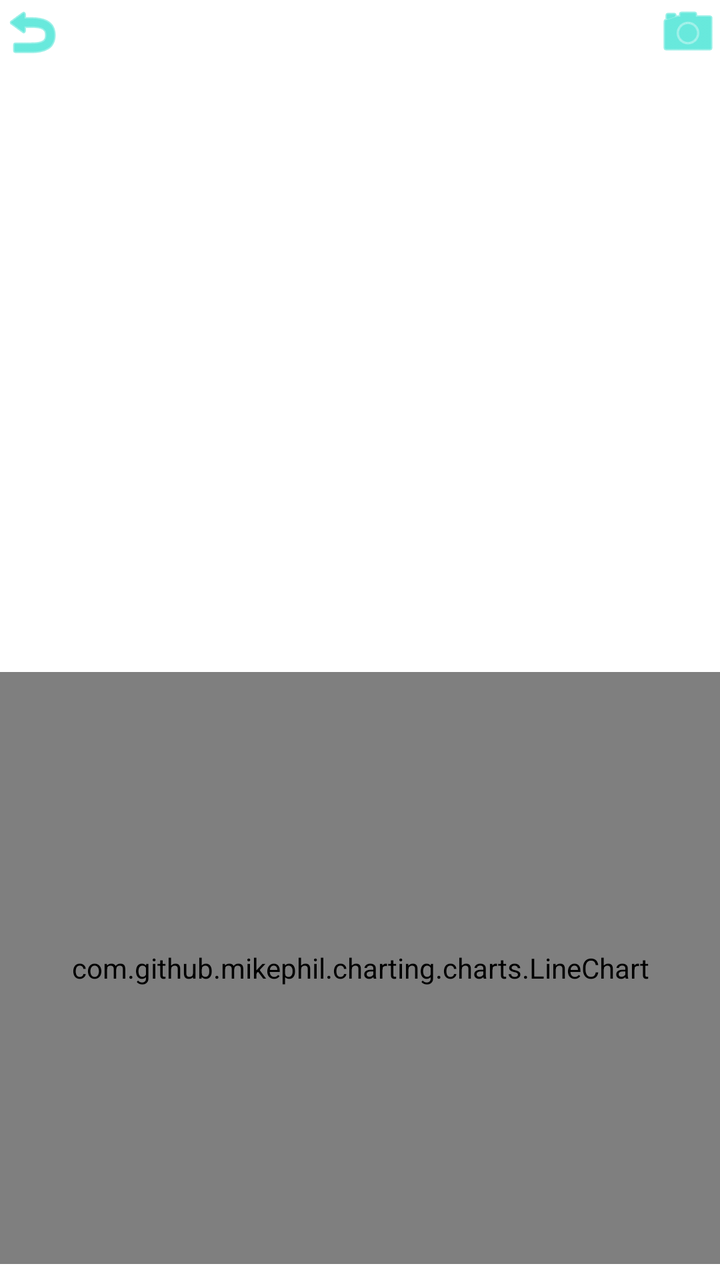
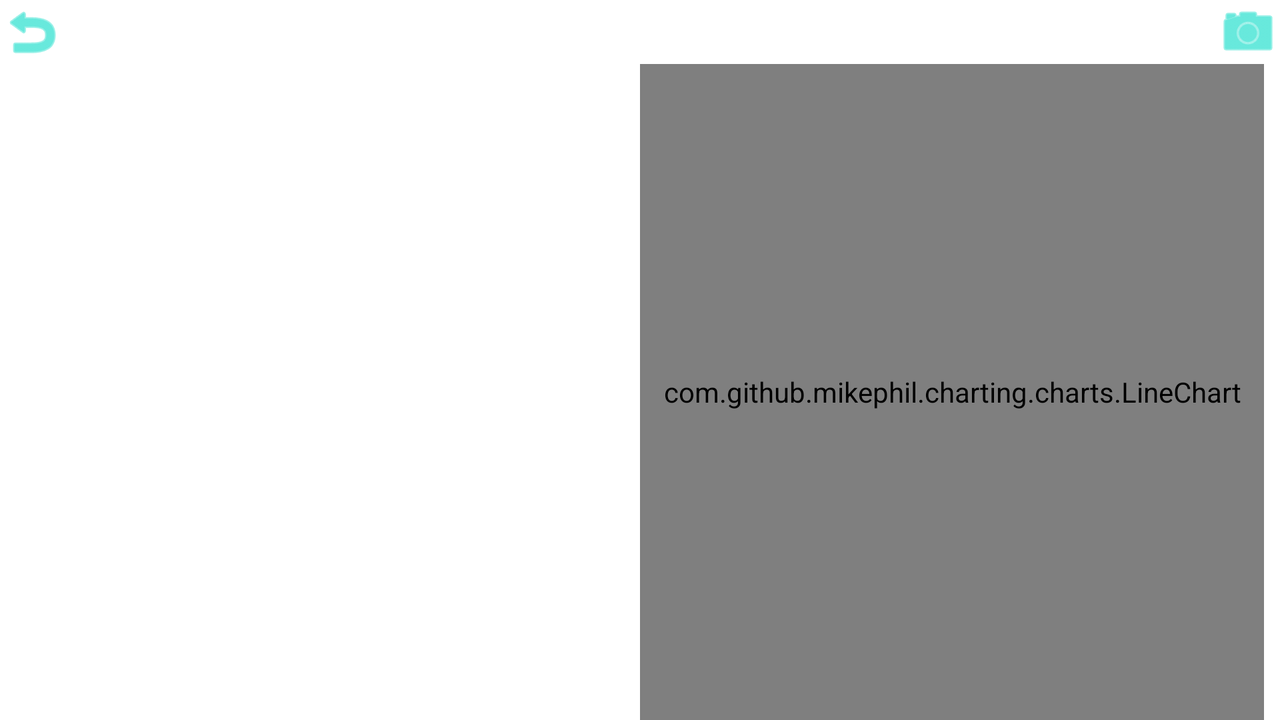

The same Android screen from two of the app's own layout files: first res/layout/ as a phone draws it, then the repository's variant for another configuration, drawn on a device whose configuration selects that folder. Both files follow.
<!-- AndroidManifest.xml: application theme Theme.App -->
<!-- res/layout/fragment_points_list.xml -->
<?xml version="1.0" encoding="utf-8"?>
<androidx.constraintlayout.widget.ConstraintLayout xmlns:android="http://schemas.android.com/apk/res/android"
    xmlns:app="http://schemas.android.com/apk/res-auto"
    xmlns:tools="http://schemas.android.com/tools"
    android:layout_width="match_parent"
    android:layout_height="match_parent">


    <androidx.recyclerview.widget.RecyclerView
        android:id="@+id/rvData"
        android:layout_width="0dp"
        android:layout_height="0dp"
        app:layoutManager="androidx.recyclerview.widget.LinearLayoutManager"
        app:layout_constraintBottom_toTopOf="@id/vChart"
        app:layout_constraintEnd_toEndOf="parent"
        app:layout_constraintStart_toStartOf="parent"
        app:layout_constraintTop_toBottomOf="@+id/vBackButton"
        tools:listitem="@layout/point_item" />


    <com.github.mikephil.charting.charts.LineChart
        android:id="@+id/vChart"
        android:layout_width="match_parent"
        android:layout_height="0dp"
        android:layout_marginVertical="@dimen/space_8"
        app:layout_constraintBottom_toBottomOf="parent"
        app:layout_constraintEnd_toEndOf="parent"
        app:layout_constraintStart_toStartOf="parent"
        app:layout_constraintTop_toBottomOf="@id/rvData" />

    <ImageButton
        android:id="@+id/vBackButton"
        android:layout_width="wrap_content"
        android:layout_height="wrap_content"
        app:layout_constraintStart_toStartOf="parent"
        app:layout_constraintTop_toTopOf="parent"
        app:srcCompat="@android:drawable/ic_menu_revert"
        android:background="@color/transparent"
        app:tint="?colorSecondary" />

    <ImageButton
        android:id="@+id/vScreenshotButton"
        android:layout_width="wrap_content"
        android:layout_height="wrap_content"
        app:layout_constraintEnd_toEndOf="parent"
        app:layout_constraintTop_toTopOf="parent"
        app:srcCompat="@android:drawable/ic_menu_camera"
        android:background="@color/transparent"
        app:tint="?colorSecondary" />


</androidx.constraintlayout.widget.ConstraintLayout>
<!-- res/layout/point_item.xml (included above) -->
<?xml version="1.0" encoding="utf-8"?>
<androidx.cardview.widget.CardView xmlns:android="http://schemas.android.com/apk/res/android"
    xmlns:app="http://schemas.android.com/apk/res-auto"
    android:layout_width="match_parent"
    android:layout_height="wrap_content"
    android:layout_margin="@dimen/space_8"
    android:layout_marginVertical="@dimen/space_4"
    android:elevation="@dimen/cardview_default_elevation"
    app:layout_constraintEnd_toEndOf="parent"
    app:layout_constraintStart_toStartOf="parent"
    app:layout_constraintTop_toTopOf="parent">

    <androidx.constraintlayout.widget.ConstraintLayout
        android:layout_width="match_parent"
        android:layout_height="match_parent">

        <TextView
            android:id="@+id/vX"
            android:layout_width="wrap_content"
            android:layout_height="wrap_content"
            android:layout_marginHorizontal="@dimen/space_8"
            android:text="@string/point_x_format"
            app:layout_constraintEnd_toStartOf="@id/vY"
            app:layout_constraintStart_toStartOf="parent"
            app:layout_constraintTop_toTopOf="parent" />

        <TextView
            android:id="@+id/vY"
            android:layout_width="wrap_content"
            android:layout_height="wrap_content"
            android:layout_marginHorizontal="@dimen/space_8"
            android:text="@string/point_y_format"
            app:layout_constraintEnd_toEndOf="parent"
            app:layout_constraintStart_toEndOf="@+id/vX"
            app:layout_constraintTop_toTopOf="parent" />
    </androidx.constraintlayout.widget.ConstraintLayout>
</androidx.cardview.widget.CardView>
<!-- resources referenced by this layout -->
<resources>
  <color name="transparent">#00000000</color>
  <dimen name="space_4">4dp</dimen>
  <dimen name="space_8">8dp</dimen>
  <string name="point_x_format">x: %f</string>
  <string name="point_y_format">y: %f</string>
  <style name="Theme.App" parent="Theme.MaterialComponents.Light.NoActionBar">
          
          <item name="colorPrimary">@color/purple_500</item>
          <item name="colorPrimaryVariant">@color/purple_700</item>
          <item name="colorOnPrimary">@color/purple_700</item>
          
          <item name="colorSecondary">@color/teal_200</item>
          <item name="colorSecondaryVariant">@color/teal_700</item>
          <item name="android:statusBarColor">@color/transparent</item>
          <item name="android:windowLightStatusBar">true</item>
          
          
      </style>
  <color name="purple_500">#FF6200EE</color>
  <color name="purple_700">#FF3700B3</color>
  <color name="teal_200">#FF03DAC5</color>
  <color name="teal_700">#FF018786</color>
</resources>
<!-- res/layout-land/fragment_points_list.xml (the repository's variant of the layout above) -->
<!-- drawn on the phone turned sideways -->
<?xml version="1.0" encoding="utf-8"?>
<androidx.constraintlayout.widget.ConstraintLayout xmlns:android="http://schemas.android.com/apk/res/android"
    xmlns:app="http://schemas.android.com/apk/res-auto"
    xmlns:tools="http://schemas.android.com/tools"
    android:layout_width="match_parent"
    android:layout_height="match_parent">


    <androidx.recyclerview.widget.RecyclerView
        android:id="@+id/rvData"
        android:layout_width="0dp"
        android:layout_height="0dp"
        app:layoutManager="androidx.recyclerview.widget.LinearLayoutManager"
        app:layout_constraintTop_toBottomOf="@id/vBackButton"
        app:layout_constraintEnd_toStartOf="@id/vChart"
        app:layout_constraintStart_toStartOf="parent"
        app:layout_constraintBottom_toBottomOf="parent"
        tools:listitem="@layout/point_item" />


    <com.github.mikephil.charting.charts.LineChart
        android:id="@+id/vChart"
        android:layout_width="0dp"
        android:layout_height="0dp"
        android:layout_marginHorizontal="@dimen/space_8"
        app:layout_constraintBottom_toBottomOf="parent"
        app:layout_constraintEnd_toEndOf="parent"
        app:layout_constraintStart_toEndOf="@id/rvData"
        app:layout_constraintTop_toTopOf="@id/rvData" />

    <ImageButton
        android:id="@+id/vBackButton"
        android:layout_width="wrap_content"
        android:layout_height="wrap_content"
        app:layout_constraintStart_toStartOf="parent"
        app:layout_constraintTop_toTopOf="parent"
        app:srcCompat="@android:drawable/ic_menu_revert"
        android:background="@color/transparent"
        app:tint="?colorSecondary" />

    <ImageButton
        android:id="@+id/vScreenshotButton"
        android:layout_width="wrap_content"
        android:layout_height="wrap_content"
        app:layout_constraintEnd_toEndOf="parent"
        app:layout_constraintTop_toTopOf="parent"
        app:srcCompat="@android:drawable/ic_menu_camera"
        android:background="@color/transparent"
        app:tint="?colorSecondary" />


</androidx.constraintlayout.widget.ConstraintLayout>
